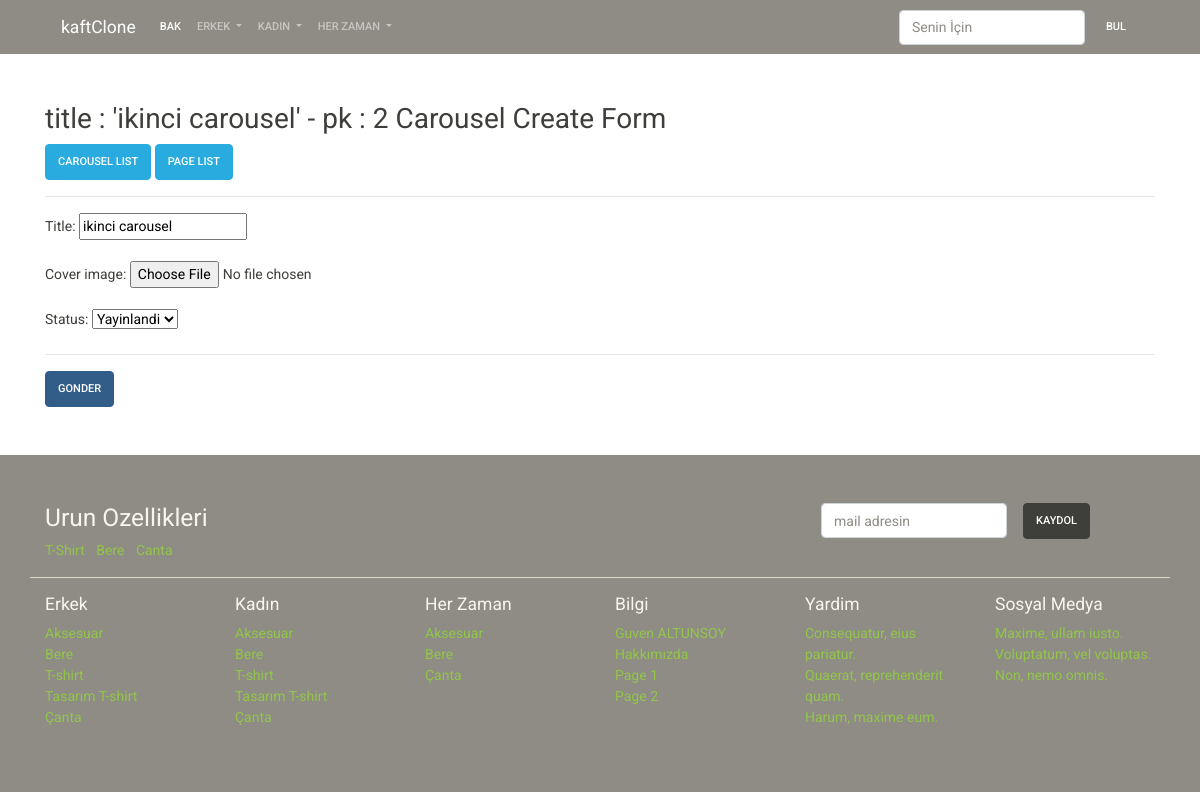
Page /manage/carousel/update/2/ on the committed database.
### page/models.py (models this page shows)
class Carousel(models.Model):
    title = models.CharField(max_length=200, blank=True, null=True)
    cover_image = models.ImageField(
        upload_to='carousel',
        null=True,
        blank=True,
    )
    status = models.CharField(
        default=DEFAULT_STATUS,
        choices=STATUS,
        max_length=10
    )
    createt_at = models.DateTimeField(auto_now_add=True)
    updated_at = models.DateTimeField(auto_now=True)

class Page(models.Model):
    title = models.CharField(max_length=200)
    slug = models.SlugField(
        max_length=200,
        default="",
    )
    content = models.TextField()
    cover_image = models.ImageField(
        upload_to='page',
        null=True,
        blank=True,
    )
    status = models.CharField(
        default=DEFAULT_STATUS,
        choices=STATUS,
        max_length=10,
    )
    createt_at = models.DateTimeField(auto_now_add=True)
    updated_at = models.DateTimeField(auto_now=True)

### product/models.py (models this page shows, shortened)
class Category(models.Model):
    title = models.CharField(max_length=200)
    slug = models.SlugField(
        max_length=200,
        default="",
    )
    status = models.CharField(
        default=DEFAULT_STATUS,
        choices=STATUS,
        max_length=10,
    )
    gender = models.CharField(default='unisex',
                              choices=GENDER_CHOICE,
                              max_length=6
                              )
    createt_at = models.DateTimeField(auto_now_add=True)
    updated_at = models.DateTimeField(auto_now=True)

### page/views.py (the view)
# urls.py: path('carousel/update/<int:pk>/', carousel_update, name='carousel_update'),
def carousel_update(request, pk):
    context = dict()
    item = Carousel.objects.get(pk=pk)
    context['title'] = f"title : '{item.title}' - pk : {item.pk} Carousel Create Form"
    context['form'] = CarouselModelForm(instance=item)
    if request.method == 'POST':
        form = CarouselModelForm(request.POST, request.FILES, instance=item)
        if form.is_valid():
            form.save()
            messages.success(request, 'Carousel Güncellendi.')
            return redirect('carousel_update', pk)
    return render(request, 'manage/form.html', context)

### page/forms.py
class CarouselModelForm(forms.ModelForm):
    class Meta:
        model = Carousel
        fields = [
            'title',
            'cover_image',
            'status'
        ]  # don't use this

### kaft_clone/nav_context.py (called while the page is built)
def nav_data(request):
    context = dict()
    context['categories'] = Category.objects.filter(
        status=STATUS).order_by('title')
    context['pages'] = Page.objects.filter(
        status=STATUS
    ).order_by('title')
    return context

### templates/manage/form.html (shortened to what this page needs)
{% extends 'base/base.html' %}
{% block content %}
<div class="container mt-5">
    <div class="row">
        <div class="col-sm-12 ">
            <h2>{{ title }}</h2>
            <a href="{% url 'carousel_list' %}" class="btn btn-info">Carousel List</a>
            <a href="{% url 'page_list' %}" class="btn btn-info">Page List</a>
            <hr>
            <form method="POST" enctype="multipart/form-data">
                {{ form.as_p }}
                <hr>
                <button type="submit" class="btn btn-primary">Gonder</button>
            </form>
        </div>
    </div>
</div>
{% endblock %}

### templates/base/components/footer.html (shortened to what this page needs)
<div class="bg-dark py-5 mt-5">
    <div class="container">
        <div class="row">
            <div class="col-sm-8">
                <h3 class="text-light">Urun Ozellikleri</h3>
                <ul class="list-inline">
                    <li class="list-inline-item">
                        <a href="">T-Shirt</a>
                    </li>
                    <li class="list-inline-item">
                        <a href="">Bere</a>
                    </li>
                    <li class="list-inline-item">
                        <a href="">Canta</a>
                    </li>
                </ul>
            </div>
            <div class="col-sm-4">
                <form class="form-inline">
                    <div class="form-group mx-sm-3 mb-2">
                        <input type="email" class="form-control" id="ebulten" placeholder="mail adresin">
                    </div>
                    <button type="submit" class="btn btn-dark mb-2">Kaydol</button>
                </form>
            </div>
        </div>
        <div class="row border-top mb-3"></div>
        <div class="row">
            <div class="col-sm-2">
                <h5 class="text-light">Erkek</h5>
                <ul class="list-unstyled">
                    {% for item in categories %}
                    {% if item.gender == "men" or item.gender == "unisex" %}
                    <li class="list-item">
                        <a class="" href="{% url 'category_show' category_slug=item.slug %}">{{ item.title }}</a>
                    </li>
                    {% endif %}
                    {% endfor %}
                </ul>
            </div>
            <div class="col-sm-2">
                <h5 class="text-light">Kadın</h5>
                <ul class="list-unstyled">
                    {% for item in categories %}
                    {% if item.gender == "women" or item.gender == "unisex" %}
                    <li class="list-item">
                        <a class="" href="{% url 'category_show' category_slug=item.slug %}">{{ item.title }}</a>
                    </li>
                    {% endif %}
                    {% endfor %}
            </div>
            <div class="col-sm-2">
                <h5 class="text-light">Her Zaman</h5>
                <ul class="list-unstyled">
                    {% for item in categories %}
                    {% if item.gender == "unisex" %}
                    <li class="list-item">
                        <a class="" href="{% url 'category_show' category_slug=item.slug %}">{{ item.title }}</a>
                    </li>
                    {% endif %}
                    {% endfor %}
                </ul>
            </div>
            <div class="col-sm-2">
                <h5 class="text-light">Bilgi</h5>
                <ul class="list-unstyled">
                        {% for item in pages %}
                        <li class="list-item">
                            <a class="" href="">{{ item.title }}</a>
                        </li>
                        {% endfor %}
                </ul>
            </div>
            <div class="col-sm-2">
                <h5 class="text-light">Yardim</h5>
                <ul class="list-unstyled">
                    <li><a href="">Consequatur, eius pariatur.</a></li>
                    <li><a href="">Quaerat, reprehenderit quam.</a></li>
                    <li><a href="">Harum, maxime eum.</a></li>
                </ul>
            </div>
            <div class="col-sm-2">
                <h5 class="text-light">Sosyal Medya</h5>
                <ul class="list-unstyled text-white">
                    <li><a href="">Maxime, ullam iusto.</a></li>
                    <li><a href="">Voluptatum, vel voluptas.</a></li>
                    <li><a href="">Non, nemo omnis.</a></li>
                </ul>
            </div>
        </div>
    </div>
</div>

### rows in the picture
Carousel: title "ikinci carousel", status "Yayinlandi"
Category: title "Aksesuar"
Category: title "Bere"
Category: title "T-shirt"
Category: title "Tasarım T-shirt"
Category: title "Çanta"
Category: title "T-shirt"
Category: title "Tasarım T-shirt"
Page: title "Guven ALTUNSOY"
Page: title "Hakkımızda"
Page: title "Page 1"
Page: title "Page 2"

### other values in the picture
{{ title }} "title : 'ikinci carousel' - pk : 2 Carousel Create Form"
